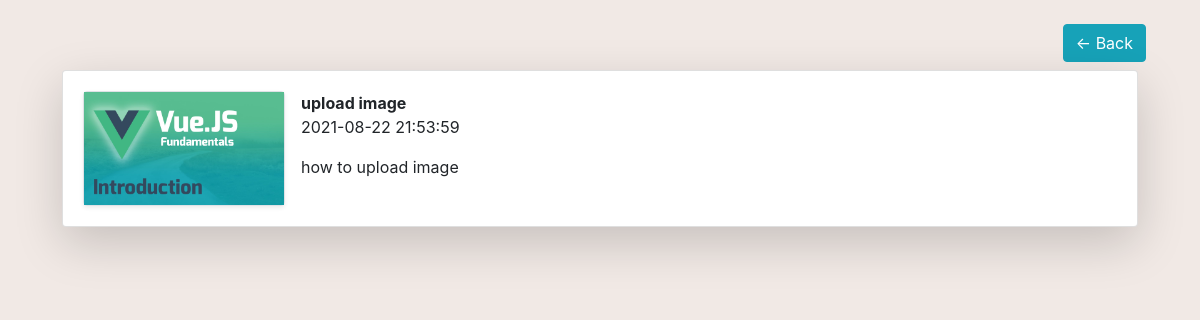
Page /readMore/detail_php.php?ID=123 on the committed database.
### tables this page shows
CREATE TABLE `lesson` (
  `lesson_id` int(11) NOT NULL,
  `title` varchar(200) NOT NULL,
  `img` varchar(200) NOT NULL,
  `description` varchar(1000) NOT NULL,
  `date` datetime NOT NULL DEFAULT current_timestamp(),
  `cate_id` int(11) NOT NULL
);

### database/database.php (called while the page is built, shortened)
<?php
    function db(){
        return new mysqli('localhost','root','','project_programing');
    }
    function selectOnelesson($phpId){
        return db()->query("SELECT*FROM lesson WHERE lesson_id=$phpId");
    }
?>

### readMore/detail_php.php (the view)
<?php
    require_once('../partial/header.php');
?>
<div class="container p-4">
    <div class="d-flex justify-content-end">
        <button class="btn btn-info" onclick="window.history.back();">&#8592; Back</button>
    </div>
    <?php
    require_once('../database/database.php');
    $phpId=$_GET['ID'];
    $list_lesson=selectOnelesson($phpId);
    foreach ($list_lesson as $list) :
    ?>
    <div class="card m-2 shadow-lg  bg-white rounded">
        <div class="card-body">
            <div class="d-flex ">
                <div class="card-image mr-3 border shadow-sm  bg-white rounded">
                    <img class="img-fluid" width="200" height="200" src="../assets/images/<?= $list['img'] ?>" alt="image">
                </div>
                <div class="info">
                    <strong class="display-title"><?= $list['title'] ?></strong>
                    <p> <?= $list['date'] ?></p>
                    <p><?= $list['description'] ?></p>
                </div>
            </div>
        </div>
    </div>
    <?php endforeach; ?>
</div>

### assets/css/style.css (style rules this page uses)
body { background-color:#F1E9E5; }

### rows in the picture
lesson: img (picture), title "upload image", date "2021-08-22 21:53:59", description "how to upload image"
